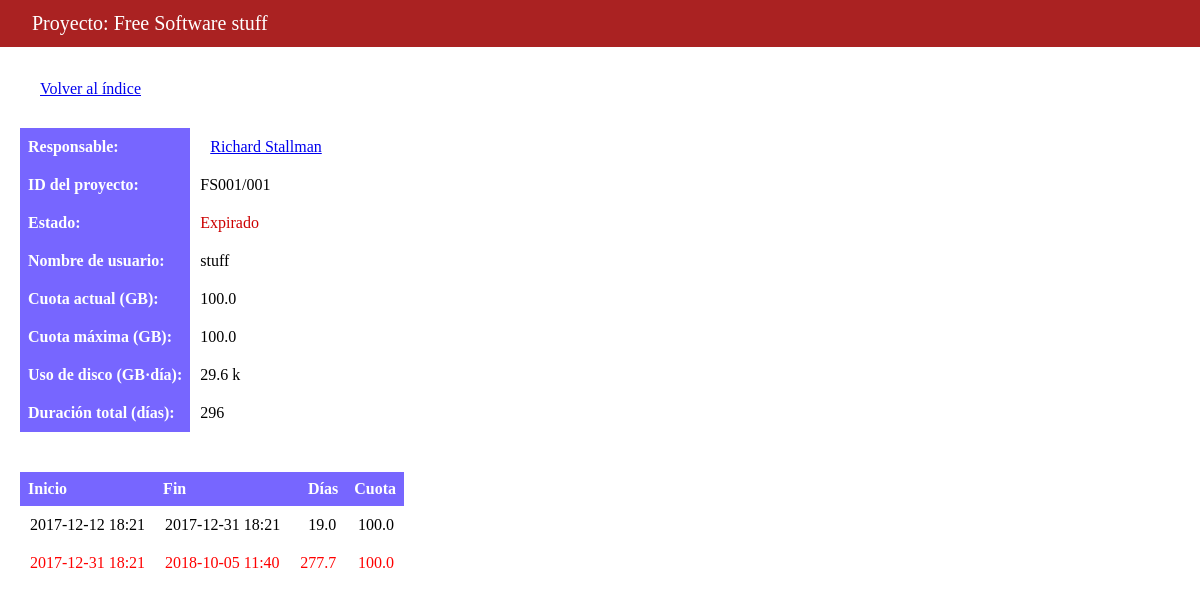
The app's page /project/1 with its own data.
### projects/models.py (models this page shows, shortened)
class Project(models.Model):
    ip = models.ForeignKey(IP, on_delete=models.CASCADE)
    name = models.CharField(max_length=200)
    user = models.CharField(max_length=20)
    finished = models.BooleanField(default=False)
    in_buffer = models.BooleanField(default=False)
    cpuh = models.FloatField(default=0.0)
    proj_id = models.CharField(max_length=100)
    def get_max_quota(self):
        max_q = 0
        for p in self.period_set.all():
            if p.quota > max_q:
                max_q = p.quota
        return max_q
    def get_duration(self):
        end = self.get_end()
        if end < timezone.now():
            end = timezone.now()
        return (end - self.get_start()).days
    def mk_periods(self):
        periods = []
        old_end, old_q = None, None
        for p in Period.objects.filter(proj=self.id).order_by("start"):
            start_date = p.start
            if old_end and start_date.date() == old_end.date():
                start_date += rdelta(days=1)
            if old_end and (p.start - old_end).days > 0:
                dta = (p.start - old_end).total_seconds()/86400.
                q = old_q
                periods.append([old_end, p.start, dta, q, 'ko'])
            dta = (p.end - p.start).total_seconds()/86400.
            status2str = {
                "expired": "ko",
                "frozen": "buffer",
                "active": "ok",
            }
            periods.append([start_date, p.end, dta, p.quota, status2str[p.status]])
            old_end = p.end
            old_q = p.quota
        if not self.finished:
            now = timezone.now()
            if old_end < now:
                dta = (now - old_end).total_seconds()/86400.
                if self.in_buffer:
                    periods.append([old_end, now, dta, old_q, 'buffer'])
                else:
                    periods.append([old_end, now, dta, old_q, 'ko'])
        return periods
    def get_disk_usage(self):
        ordered_projects = self.period_set.order_by("start")
        gbd = 0
        prev_q = None
        prev_end = ordered_projects[0].start
        for p in ordered_projects:
            dta = (p.end - prev_end).days
            gbd += dta*p.quota
            prev_end = p.end
            prev_q = p.quota
        if not self.finished:
            now = timezone.now()
            if prev_end < now:
                dta = (now - prev_end).days
                gbd += dta*prev_q
        return gbd
    def get_disk_usage_str(self):
        gbd = self.get_disk_usage()
        return num2eng(gbd,1)
    def get_start(self):
        try:
            return Period.objects.filter(proj=self).filter(status="active").order_by("start")[0].start
        except:
            return None
    def get_end(self):
        try:
            return Period.objects.filter(proj=self).filter(status="active").order_by("-end")[0].end
        except:
            return None
    def get_quota(self):
        if self.finished:
            return 0
        return Period.objects.filter(proj=self.pk).order_by("-end")[0].quota
    def get_status(self):
        if self.finished:
            return 'Terminado'
        elif self.in_buffer:
            return 'Congelado'
        elif self.is_expired:
            return "Expirado"
        else:
            return "Activo"
    @property
    def is_expired(self):
        if self.get_end() < timezone.now():
            return 1
        return 0

class IP(models.Model):
    ip_name = models.CharField('Name of IP', max_length=200)
    def __str__(self):
        return self.ip_name

class Period(models.Model):
    proj = models.ForeignKey(Project, on_delete=models.CASCADE)
    start = models.DateTimeField("Starting date")
    end = models.DateTimeField("Ending date")
    quota = models.FloatField(default=0)
    status = models.CharField(max_length=25, default="active")

### projects/views.py (the view)
# urls.py: path('project/<int:project_id>', views.detail, name='detail'),
def detail(request, project_id=None):
    prj = Project.objects.get(pk=project_id)
    context = {
        'project': prj,
    }
    return render(request, 'projects/detail.html', context)

### projects/models.py (called while the page is built)
def num2eng(num, decimals=2):
    fmt = '{0:.' + str(decimals) + 'f}'
    if num > 10**6:
        return fmt.format(num/10**6) + ' M'
    elif num > 10**3:
        return fmt.format(num/10**3) + ' k'
    else:
        return fmt.format(num)

### projects/templates/projects/detail.html
{% load staticfiles %}
{% include "projects/header.html" %}
<div id="banner" class="{{ project.get_status }}">
  <div id="project-head">
      Proyecto: {{ project.name }}
  </div>
</div>
<div id="main-content">
<p><a href="{% url 'projects:index' %}">Volver al índice</a></p>
<p></p>
<table>
    <tr>
        <th>Responsable:</th>
        <td><a href="{% url 'projects:ip_detail' project.ip_id %}">{{ project.ip }}</a></td>
    </tr>
    <tr>
        <th>ID del proyecto:</th>
        <td>{{ project.proj_id }}</td>
    </tr>
    <tr>
        <th>Estado:</th>
        <td class="{{ project.get_status }}"> {{ project.get_status }}</td>
    </tr>
    <tr>
        <th>Nombre de usuario:</th>
        <td>{{ project.user }}</td>
    </tr>
    <tr>
        <th>Cuota actual (GB):</th>
        <td>{{ project.get_quota|floatformat:1 }}</td>
    </tr>
    <tr>
        <th>Cuota m&aacute;xima (GB):</th>
        <td>{{ project.get_max_quota|floatformat:1 }}</td>
    </tr>
    <tr>
        <th>Uso de disco (GB·día):</th>
        <td>{{ project.get_disk_usage_str }}</td>
    </tr>
    <tr>
        <th>Duración total (días):</th>
        <td>{{ project.get_duration }}</td>
    </tr>
</table>
<p></p>
<p></p>
<table>
    <tr>
        <th>Inicio</th>
        <th>Fin</th>
        <th style="text-align: right">D&iacute;as</th>
        <th style="text-align: right">Cuota</th>
    </tr>
    {% for start, end, delta, quota, state in project.mk_periods %}
    <tr class="period_row_{{ state}}">
        <td>{{ start|date:"Y-m-d H:i" }}</td>
        <td>{{ end|date:"Y-m-d H:i" }}</td>
        <td style="text-align: right">{{ delta|floatformat:1 }}</td>
        <td style="text-align: right">{{ quota|floatformat:1 }}</td>
    </tr>
    {% endfor %}
</table>

### projects/static/projects/style.css (style rules this page uses)
* { margin: 0; padding: 10; }
div#banner { margin: 0; position: absolute; top: 0; left: 0; width: 100%; background-color: #2222ee; }
div#banner.Expirado { background-color: #aa2222; }
div#project-head { position: left; width: 900px; margin: 0 0 0 20; padding: 2px; color: #ffffff; font-size: 125%; }
div#main-content { margin: 0; padding: 0; padding-top: 50px; }
table, th, td { border: 0px solid blue; }
table { padding: 50px; position: center; border-collapse: collapse; }
th { background-color: #7766ff; color: white; padding: 8px; text-align: left; }
td { text-align: left; vertical-align: middle; padding: 10px; }
td.Expirado { color: #cc0000; }
.period_row_ko { color: red; }

### records on screen
Project: name "Free Software stuff", ip "Richard Stallman", proj_id "FS001/001", get_status "Expirado", user "stuff", get_quota "100.0", get_max_quota "100.0", get_disk_usage_str "29.6 k", get_duration "296"
Period: mk_periods "2017-12-12 18:21" "2017-12-31 18:21", mk_periods "2017-12-31 18:21", mk_periods "100.0" "100.0"

### other values on screen
{{ delta|floatformat:1 }} "19.0" "277.7"
{{ end|date:"Y-m-d H:i" }} "2018-10-05 11:40"
